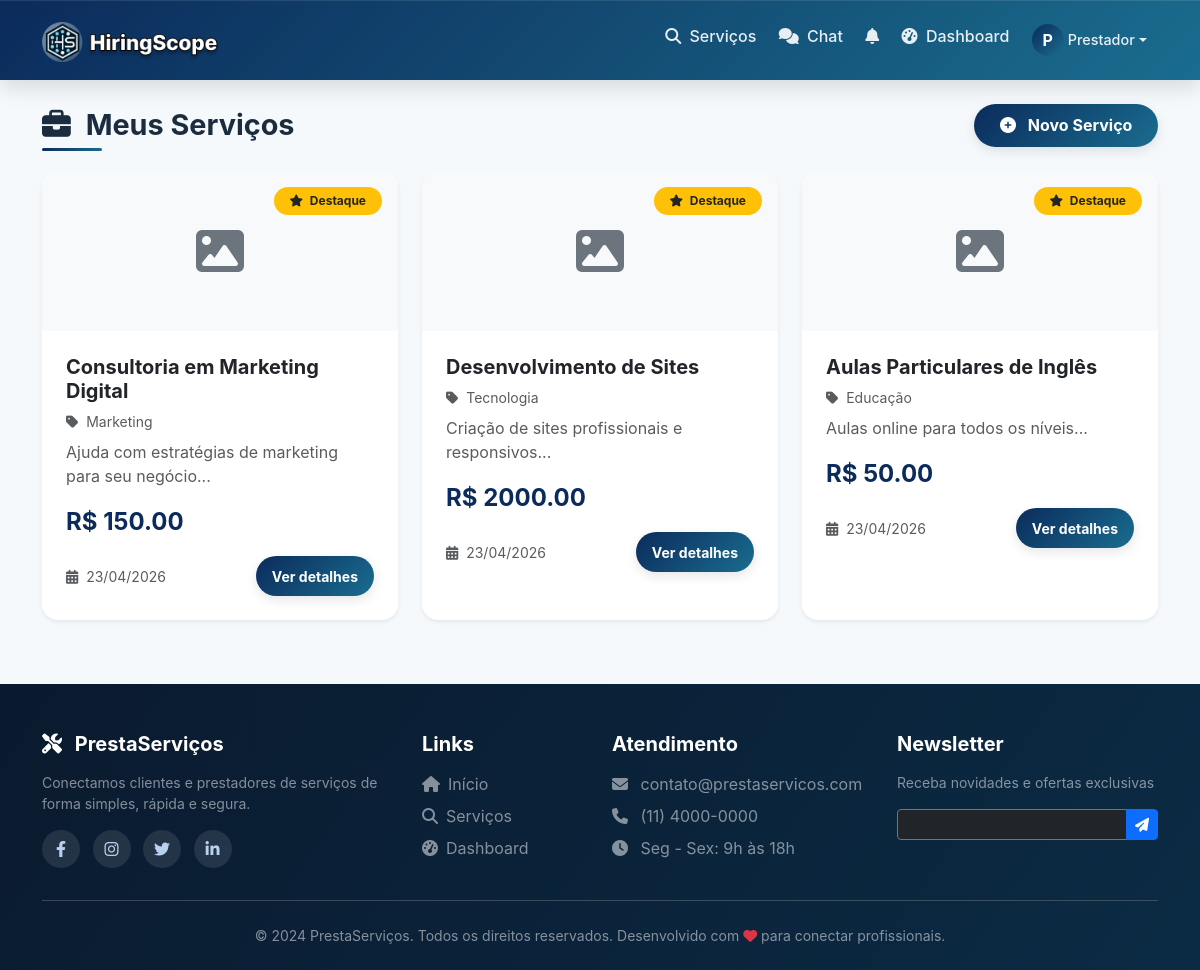
The app's page /meus-servicos (signed in) with its own data.
### models.py (models this page shows, shortened)
class Usuario(UserMixin, db.Model):
    __tablename__ = 'usuarios'
    id = db.Column(db.Integer, primary_key=True)
    nome = db.Column(db.String(100), nullable=False)
    email = db.Column(db.String(100), unique=True, nullable=False)
    senha_hash = db.Column(db.String(200), nullable=False)
    telefone = db.Column(db.String(20))
    tipo = db.Column(db.String(20), nullable=False)  # cliente, prestador
    data_cadastro = db.Column(db.DateTime, default=datetime.utcnow)
    foto_perfil = db.Column(db.String(200), default='default.jpg')
    foto_url = db.Column(db.String(500), nullable=True)  # URL da foto do Google
    descricao = db.Column(db.Text)
    servicos_oferecidos = db.relationship('Servico', backref='prestador_rel', lazy=True)
    avaliacoes_recebidas = db.relationship('Avaliacao', foreign_keys='Avaliacao.prestador_id', backref='avaliado_rel', lazy=True)
    avaliacoes_feitas = db.relationship('Avaliacao', foreign_keys='Avaliacao.cliente_id', backref='avaliador_rel', lazy=True)
    favoritos = db.relationship('Favorito', foreign_keys='Favorito.cliente_id', backref='cliente_rel', lazy=True)
    contratos_como_cliente = db.relationship('Contrato', foreign_keys='Contrato.cliente_id', backref='cliente_rel', lazy=True)
    contratos_como_prestador = db.relationship('Contrato', foreign_keys='Contrato.prestador_id', backref='prestador_rel', lazy=True)

class Servico(db.Model):
    __tablename__ = 'servicos'
    id = db.Column(db.Integer, primary_key=True)
    prestador_id = db.Column(db.Integer, db.ForeignKey('usuarios.id'), nullable=False)
    titulo = db.Column(db.String(200), nullable=False)
    descricao = db.Column(db.Text, nullable=False)
    categoria = db.Column(db.String(100))
    tipo_preco = db.Column(db.String(20), default='fixo')  # fixo, hora, dia, metro, consulta
    preco = db.Column(db.Float)
    destaque = db.Column(db.Boolean, default=False)
    destaque_pago = db.Column(db.Boolean, default=False)
    destaque_data_fim = db.Column(db.DateTime, nullable=True)
    data_postagem = db.Column(db.DateTime, default=datetime.utcnow)
    imagem_base64 = db.Column(db.Text, nullable=True)
    prestador = db.relationship('Usuario', foreign_keys=[prestador_id], back_populates='servicos_oferecidos')
    solicitacoes = db.relationship('Solicitacao', backref='servico_rel', lazy=True)
    avaliacoes = db.relationship('Avaliacao', backref='servico_rel', lazy=True)
    contratos = db.relationship('Contrato', backref='servico_rel', lazy=True)

### app.py (the view)
@app.route('/meus-servicos')
@login_required
def meus_servicos():
    if current_user.tipo != 'prestador':
        flash('Acesso negado', 'danger')
        return redirect(url_for('index'))
    servicos = Servico.query.filter_by(prestador_id=current_user.id).order_by(Servico.data_postagem.desc()).all()
    return render_template('meus_servicos.html', servicos=servicos)

### app.py (called while the page is built)
@login_manager.user_loader
def load_user(user_id):
    return Usuario.query.get(int(user_id))

### templates/meus_servicos.html (shortened to what this page needs)
{% extends "base.html" %}
{% block content %}
<div class="container mt-4">
    <div class="d-flex justify-content-between align-items-center mb-4">
        <h2 class="section-title mb-0">
            <i class="fas fa-briefcase me-2"></i> Meus Serviços
        </h2>
        <a href="/cadastro/servico" class="btn btn-primary-custom">
            <i class="fas fa-plus-circle me-2"></i> Novo Serviço
        </a>
    </div>
    {% if servicos %}
        <div class="row g-4">
            {% for servico in servicos %}
                <div class="col-md-6 col-lg-4">
                    <div class="card shadow-sm border-0 rounded-4 h-100 overflow-hidden position-relative">
                        {% if servico.destaque %}
                            <span class="badge bg-warning text-dark position-absolute top-0 end-0 m-3 px-3 py-2 rounded-pill">
                                <i class="fas fa-star me-1"></i> Destaque
                            </span>
                        {% endif %}
                        {% if servico.imagem_base64 %}
                            <img
                                 class="card-img-top"
                                 alt="{{ servico.titulo }}"
                                 style="height: 160px; object-fit: cover;">
                        {% else %}
                            <div class="card-img-top bg-light d-flex align-items-center justify-content-center" style="height: 160px;">
                                <i class="fas fa-image fa-3x text-secondary"></i>
                            </div>
                        {% endif %}
                        <div class="card-body p-4">
                            <h5 class="card-title fw-bold">{{ servico.titulo }}</h5>
                            <p class="text-muted small mb-2">
                                <i class="fas fa-tag me-1"></i> {{ servico.categoria }}
                            </p>
                            <p class="card-text text-muted">{{ servico.descricao[:100] }}...</p>
                            {% if servico.preco %}
                                <div class="price mt-2 mb-3">R$ {{ "%.2f"|format(servico.preco) }}</div>
                            {% else %}
                                <div class="text-muted small mb-3">Preço sob consulta</div>
                            {% endif %}
                            <div class="d-flex justify-content-between align-items-center mt-3">
                                <small class="text-muted">
                                    <i class="fas fa-calendar-alt me-1"></i> {{ servico.data_postagem.strftime('%d/%m/%Y') }}
                                </small>
                                <a href="/servico/{{ servico.id }}" class="btn btn-sm btn-primary-custom rounded-pill px-3">
                                    Ver detalhes
                                </a>
                            </div>
                        </div>
                    </div>
                </div>
            {% endfor %}
        </div>
    {% endif %}
</div>
{% endblock %}

### templates/base.html (shortened to what this page needs)
<!DOCTYPE html>
<html lang="pt-br">
<head>
    <link href="https://cdn.jsdelivr.net/npm/bootstrap@5.3.0/dist/css/bootstrap.min.css" rel="stylesheet">
    <link rel="stylesheet" href="https://cdnjs.cloudflare.com/ajax/libs/font-awesome/6.4.0/css/all.min.css">
    <link rel="stylesheet" href="{{ url_for('static', filename='style.css') }}">
</head>
<body>
    <nav class="navbar navbar-expand-lg navbar-dark sticky-top">
        <div class="container">
            <a class="navbar-brand" href="/">
                <img src="{{ url_for('static', filename='img/logo.png') }}"
                    alt="PrestaServiços"
                    class="navbar-logo"
                    style="height: 42px;"
                    onerror="this.onerror=null; this.parentNode.innerHTML='<i class=\'fas fa-tools me-2\'></i> PrestaServiços';">
            </a>
            <div class="collapse navbar-collapse" id="navbarNav">
                <ul class="navbar-nav ms-auto">
                    <li class="nav-item">
                        <a class="nav-link" href="/servicos">
                            <i class="fas fa-search me-1"></i> Serviços
                        </a>
                    </li>
                    {% if current_user.is_authenticated %}
                        <li class="nav-item position-relative">
                            <a class="nav-link chat-link" href="/chat">
                                <i class="fas fa-comments me-1"></i> Chat
                            </a>
                        </li>
                        <li class="nav-item dropdown">
                            <a class="nav-link" href="#" id="notificationDropdown" role="button" data-bs-toggle="dropdown" aria-expanded="false">
                                <i class="fas fa-bell"></i>
                            </a>
                        </li>
                        <li class="nav-item">
                            <a class="nav-link" href="/dashboard">
                                <i class="fas fa-tachometer-alt me-1"></i> Dashboard
                            </a>
                        </li>
                        <li class="nav-item dropdown">
                            <a class="nav-link dropdown-toggle d-flex align-items-center" href="#" id="userDropdown" role="button" data-bs-toggle="dropdown" aria-expanded="false">
                                {% if current_user.foto_url %}
                                    <img src="{{ current_user.foto_url }}" class="user-avatar-nav" alt="Avatar" onerror="this.style.display='none'; this.parentNode.querySelector('.user-avatar-nav-placeholder').style.display='inline-flex';">
                                    <div class="user-avatar-nav-placeholder" style="display: none;">{{ current_user.nome[0]|upper }}</div>
                                {% else %}
                                    <div class="user-avatar-nav-placeholder">{{ current_user.nome[0]|upper }}</div>
                                {% endif %}
                                <span class="user-name-nav ms-1">{{ current_user.nome.split()[0] }}</span>
                            </a>
                        </li>
                    {% endif %}
                </ul>
            </div>
        </div>
    </nav>
    <main>
        {% block content %}{% endblock %}
    </main>
    <footer class="footer pt-5 pb-4">
        <div class="container">
            <div class="row gy-4">
                <div class="col-md-4">
                    <h5 class="fw-bold mb-3">
                        <i class="fas fa-tools me-2"></i> PrestaServiços
                    </h5>
                    <p class="text-white-50 small">
                        Conectamos clientes e prestadores de serviços de forma simples, rápida e segura.
                    </p>
                    <div class="social-links mt-3">
                        <a href="#" class="me-2"><i class="fab fa-facebook-f"></i></a>
                        <a href="#" class="me-2"><i class="fab fa-instagram"></i></a>
                        <a href="#" class="me-2"><i class="fab fa-twitter"></i></a>
                        <a href="#" class="me-2"><i class="fab fa-linkedin-in"></i></a>
                    </div>
                </div>
                <div class="col-md-2">
                    <h5 class="fw-bold mb-3">Links</h5>
                    <ul class="list-unstyled">
                        <li class="mb-2"><a href="/" class="text-white-50 text-decoration-none"><i class="fas fa-home me-2"></i>Início</a></li>
                        <li class="mb-2"><a href="/servicos" class="text-white-50 text-decoration-none"><i class="fas fa-search me-2"></i>Serviços</a></li>
                        {% if current_user.is_authenticated %}
                            <li class="mb-2"><a href="/dashboard" class="text-white-50 text-decoration-none"><i class="fas fa-tachometer-alt me-2"></i>Dashboard</a></li>
                        {% else %}
                            <li class="mb-2"><a href="/cadastro" class="text-white-50 text-decoration-none"><i class="fas fa-user-plus me-2"></i>Cadastro</a></li>
                            <li class="mb-2"><a href="/login" class="text-white-50 text-decoration-none"><i class="fas fa-sign-in-alt me-2"></i>Login</a></li>
                        {% endif %}
                    </ul>
                </div>
                <div class="col-md-3">
                    <h5 class="fw-bold mb-3">Atendimento</h5>
                    <ul class="list-unstyled">
                        <li class="mb-2 text-white-50"><i class="fas fa-envelope me-2"></i> contato@prestaservicos.com</li>
                        <li class="mb-2 text-white-50"><i class="fas fa-phone me-2"></i> (11) 4000-0000</li>
                        <li class="mb-2 text-white-50"><i class="fas fa-clock me-2"></i> Seg - Sex: 9h às 18h</li>
                    </ul>
                </div>
                <div class="col-md-3">
                    <h5 class="fw-bold mb-3">Newsletter</h5>
                    <p class="text-white-50 small">Receba novidades e ofertas exclusivas</p>
                    <div class="input-group">
                        <input type="email" class="form-control form-control-sm bg-dark text-white border-secondary" placeholder="Seu e-mail">
                        <button class="btn btn-primary btn-sm" type="button">
                            <i class="fas fa-paper-plane"></i>
                        </button>
                    </div>
                </div>
            </div>
            <hr class="my-4 border-secondary opacity-50">
            <div class="text-center">
                <p class="mb-0 text-white-50 small">
                    &copy; 2024 PrestaServiços. Todos os direitos reservados.
                    Desenvolvido com <i class="fas fa-heart text-danger"></i> para conectar profissionais.
                </p>
            </div>
        </div>
    </footer>
</body>
</html>

### static/style.css (style rules this page uses)
:root { --primary: #0b2b5c; --primary-light: #1a6d8f; --primary-dark: #071a36; --accent: #3bb2ff; --success: #10b981; --warning: #fbbf24; --danger: #ef4444; --bg: #f6f9fc; --card: #ffffff; --text: #1a2c3e; --muted: #6b7280; --shadow-soft: 0 10px 25px rgba(0,0,0,0.05); --shadow-strong: 0 25px 50px -15px rgba(0,0,0,0.25); --gradient-main: linear-gradient(135deg, var(--primary), var(--primary-light)); }
* { margin: 0; padding: 0; box-sizing: border-box; }
body { font-family: 'Inter', 'Segoe UI', system-ui, sans-serif; background: var(--bg); color: var(--text); scroll-behavior: smooth; }
.navbar { background: linear-gradient(135deg, #0b2b5c 0%, #134b73 50%, #1a6d8f 100%); box-shadow: 0 8px 20px rgba(0, 0, 0, 0.12), inset 0 1px 0 rgba(255, 255, 255, 0.1); padding: 0.8rem 0; position: sticky; top: 0; z-index: 1000; backdrop-filter: blur(2px); }
.navbar-brand { font-size: 1.8rem; font-weight: 800; background: linear-gradient(120deg, #ffffff, #c3e2ff); background-clip: text; -webkit-background-clip: text; color: transparent; letter-spacing: -0.5px; transition: all 0.3s; }
.nav-link { color: rgba(255, 255, 255, 0.9) !important; font-weight: 500; margin: 0 0.2rem; padding: 0.5rem 1.2rem; border-radius: 40px; transition: all 0.2s; }
.btn-primary-custom { background: var(--gradient-main); border: none; border-radius: 40px; padding: 0.6rem 1.6rem; font-weight: 700; color: white; transition: all 0.25s; box-shadow: 0 4px 12px rgba(0, 0, 0, 0.1); }
.section-title { font-size: 1.8rem; font-weight: 700; margin-bottom: 1.5rem; position: relative; display: inline-block; }
.section-title:after { content: ''; position: absolute; bottom: -8px; left: 0; width: 60px; height: 3px; background: var(--gradient-main); border-radius: 3px; }
.navbar-logo { height: 40px; width: auto; max-height: 40px; object-fit: contain; transition: all 0.2s; }
.price { font-size: 1.5rem; font-weight: 700; color: var(--primary); margin: 0.5rem 0; }
.navbar-logo { height: 40px; width: auto; max-height: 40px; object-fit: contain; }
.footer { background: linear-gradient(125deg, #0a1a2e, #0b2b44); color: #cbd5e6; margin-top: 4rem; padding: 3rem 0 2rem; }
.footer h5 { color: white; font-weight: 700; margin-bottom: 1.2rem; position: relative; display: inline-block; }
.footer a { color: #b9d0f0; text-decoration: none; transition: 0.2s; }
.social-links a { display: inline-flex; align-items: center; justify-content: center; width: 38px; height: 38px; background: rgba(255, 255, 255, 0.1); border-radius: 50%; margin-right: 10px; transition: all 0.25s; }
.btn-primary-custom, .btn-outline-primary-custom { transition: all 0.2s cubic-bezier(0.2, 0.9, 0.4, 1.1); }
.user-avatar-nav-placeholder { width: 32px; height: 32px; border-radius: 50%; background: var(--gradient-main); display: inline-flex; align-items: center; justify-content: center; color: white; font-weight: bold; font-size: 1rem; }
.user-name-nav { font-size: 0.9rem; font-weight: 500; }

### templates/base.html (style rules this page uses)
.user-avatar-nav-placeholder { width: 32px; height: 32px; border-radius: 50%; background: linear-gradient(135deg, #0b2b5c, #1a6d8f); display: inline-flex; align-items: center; justify-content: center; color: white; font-weight: bold; }

### records on screen
Usuario: nome "P", nome "Prestador"
Servico: destaque True (drawn), titulo "Consultoria em Marketing Digital", categoria "Marketing", descricao "Ajuda com estratégias de marketing para seu negócio", preco "150.00", data_postagem "23/04/2026"
Servico: destaque True (drawn), titulo "Desenvolvimento de Sites", categoria "Tecnologia", descricao "Criação de sites profissionais e responsivos", preco "2000.00", data_postagem "23/04/2026"
Servico: destaque True (drawn), titulo "Aulas Particulares de Inglês", categoria "Educação", descricao "Aulas online para todos os níveis", preco "50.00", data_postagem "23/04/2026"
